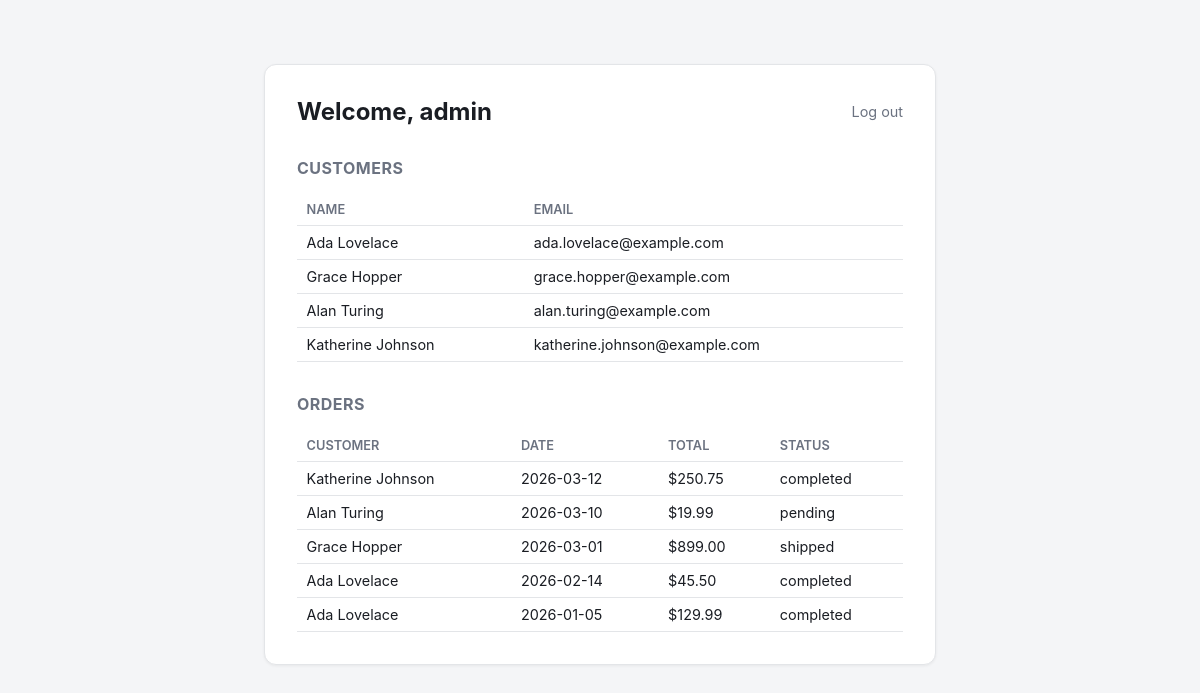
Page /public/dashboard.php (signed in) on the committed database.
### tables this page shows
CREATE TABLE customers (
    id         INT AUTO_INCREMENT PRIMARY KEY,
    first_name VARCHAR(50) NOT NULL,
    last_name  VARCHAR(50) NOT NULL,
    email      VARCHAR(100) NOT NULL UNIQUE
);

CREATE TABLE orders (
    id           INT AUTO_INCREMENT PRIMARY KEY,
    customer_id  INT NOT NULL,
    order_date   DATE NOT NULL,
    total_amount DECIMAL(10, 2) NOT NULL CHECK (total_amount >= 0),
    status       VARCHAR(20) NOT NULL DEFAULT 'pending',
    FOREIGN KEY (customer_id) REFERENCES customers(id)
);

### public/dashboard.php (the view, shortened to what this page needs)
<?php
$customers = [];
$orders = [];
$dbError = null;
try {
    $pdo = db_connect();
    $customers = $pdo->query('SELECT id, first_name, last_name, email FROM customers ORDER BY id')->fetchAll();
    $orders = $pdo->query(
        'SELECT orders.id, customers.first_name, customers.last_name, orders.order_date, orders.total_amount, orders.status
         FROM orders JOIN customers ON customers.id = orders.customer_id
         ORDER BY orders.order_date DESC'
    )->fetchAll();
} catch (PDOException $e) {
    $dbError = 'Could not load data from the database.';
}
?>
<!doctype html>
<html lang="en">
<head>
  <link rel="stylesheet" href="assets/style.css" />
</head>
<body>
  <div class="page wide">
    <div class="card">
      <div class="topbar">
        <h1>Welcome, <?= htmlspecialchars($_SESSION['username']) ?></h1>
        <a href="logout.php">Log out</a>
      </div>
      <?php if ($dbError): ?>
        <p class="error"><?= htmlspecialchars($dbError) ?></p>
      <?php else: ?>
        <h2 class="section-title">Customers</h2>
        <table>
          <thead>
            <tr><th>Name</th><th>Email</th></tr>
          </thead>
          <tbody>
            <?php foreach ($customers as $customer): ?>
              <tr>
                <td><?= htmlspecialchars($customer['first_name'] . ' ' . $customer['last_name']) ?></td>
                <td><?= htmlspecialchars($customer['email']) ?></td>
              </tr>
            <?php endforeach; ?>
          </tbody>
        </table>
        <h2 class="section-title">Orders</h2>
        <table>
          <thead>
            <tr><th>Customer</th><th>Date</th><th>Total</th><th>Status</th></tr>
          </thead>
          <tbody>
            <?php foreach ($orders as $order): ?>
              <tr>
                <td><?= htmlspecialchars($order['first_name'] . ' ' . $order['last_name']) ?></td>
                <td><?= htmlspecialchars($order['order_date']) ?></td>
                <td>$<?= htmlspecialchars(number_format((float) $order['total_amount'], 2)) ?></td>
                <td><?= htmlspecialchars($order['status']) ?></td>
              </tr>
            <?php endforeach; ?>
          </tbody>
        </table>
      <?php endif; ?>
    </div>
  </div>
</body>
</html>

### public/assets/style.css (style rules this page uses)
:root { color-scheme: light dark; --bg: #f4f5f7; --card: #ffffff; --text: #1a1d23; --muted: #6b7280; --border: #e3e5e8; --accent: #2f6fed; --accent-text: #ffffff; --error: #b00020; }
* { box-sizing: border-box; }
body { font-family: -apple-system, BlinkMacSystemFont, "Segoe UI", Roboto, sans-serif; background: var(--bg); color: var(--text); margin: 0; min-height: 100vh; }
.page { max-width: 420px; margin: 0 auto; padding: 4rem 1.5rem; }
.page.wide { max-width: 720px; }
.card { background: var(--card); border: 1px solid var(--border); border-radius: 12px; padding: 2rem; box-shadow: 0 1px 3px rgba(0, 0, 0, 0.06); }
h1 { font-size: 1.5rem; margin: 0 0 1.5rem; }
table { width: 100%; border-collapse: collapse; margin-top: 1rem; font-size: 0.9rem; }
th, td { text-align: left; padding: 0.5rem 0.6rem; border-bottom: 1px solid var(--border); }
th { color: var(--muted); font-weight: 600; font-size: 0.8rem; text-transform: uppercase; }
.topbar { display: flex; justify-content: space-between; align-items: center; margin-bottom: 1.5rem; }
.topbar h1 { margin: 0; }
.topbar a { color: var(--muted); text-decoration: none; font-size: 0.9rem; }
.section-title { margin-top: 2rem; font-size: 1rem; color: var(--muted); text-transform: uppercase; letter-spacing: 0.03em; }

### rows in the picture
customers: first_name+last_name "Ada Lovelace", email "ada.lovelace@example.com"
customers: first_name+last_name "Grace Hopper", email "grace.hopper@example.com"
customers: first_name+last_name "Alan Turing", email "alan.turing@example.com"
customers: first_name+last_name "Katherine Johnson", email "katherine.johnson@example.com"
orders: customer.last_name "Katherine Johnson", order_date "2026-03-12", total_amount "250.75", status "completed"
orders: customer.last_name "Alan Turing", order_date "2026-03-10", total_amount "19.99", status "pending"
orders: customer.last_name "Grace Hopper", order_date "2026-03-01", total_amount "899.00", status "shipped"
orders: customer.last_name "Ada Lovelace", order_date "2026-02-14", total_amount "45.50", status "completed"
orders: customer.last_name "Ada Lovelace", order_date "2026-01-05", total_amount "129.99", status "completed"

### other values in the picture
$_SESSION['username'] "admin"
